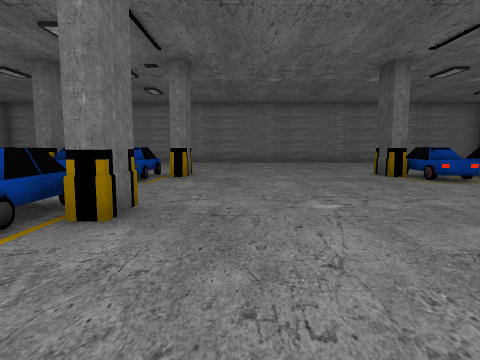
view 1 (above)

18 first-person views from a walk through a 3-D level made in the Unity game engine. The camera is 1.5 m above the floor, tilts 6° down and sees 75° across. The floor is counted in squares, 2 m on a side. Each view is taken from the middle of a square. On the plan, view 1 faces up. The plan holds only what a view shows up to about 10 squares ahead; the rest is blank. The place goes on beyond the plan. The player character is not drawn. Some surface patterns are stand-ins.

view 2
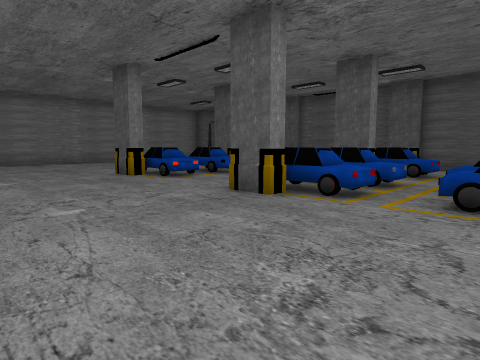

view 3
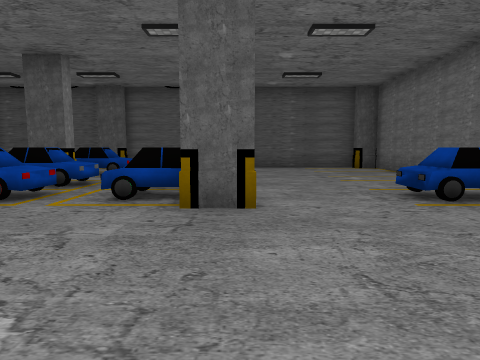

view 4
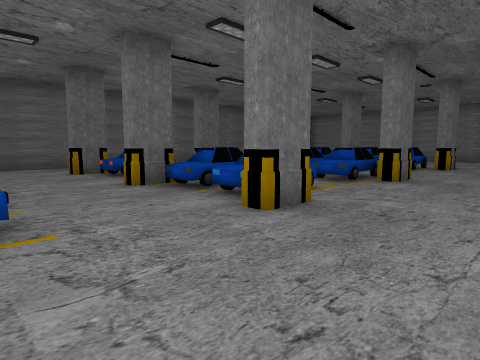

view 5
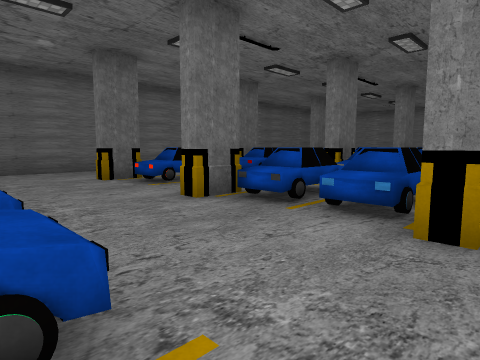

view 6
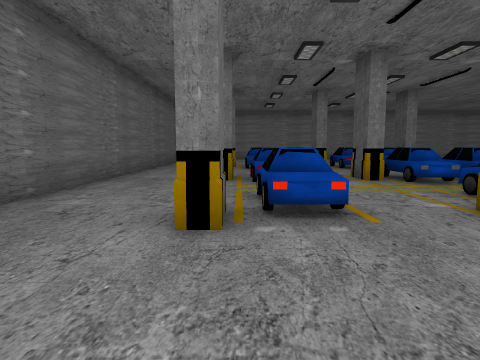

view 7
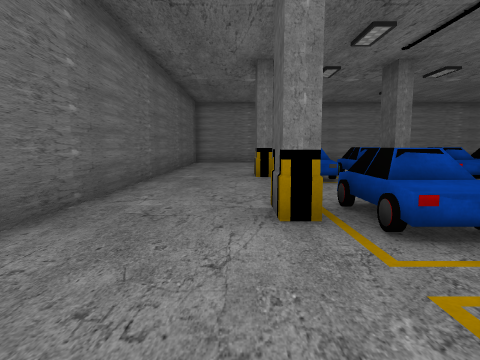

view 8
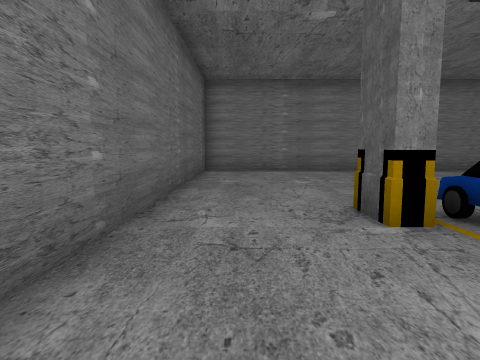

view 9
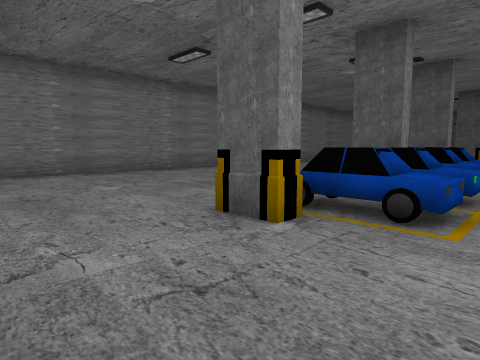

view 10
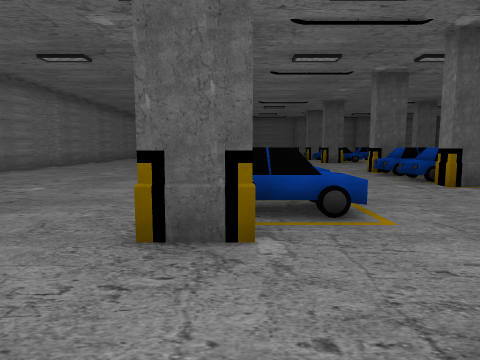

view 11
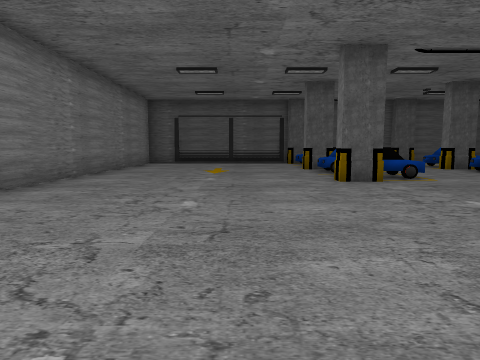

view 12
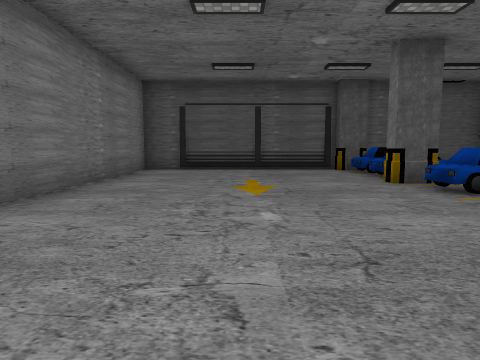

view 13
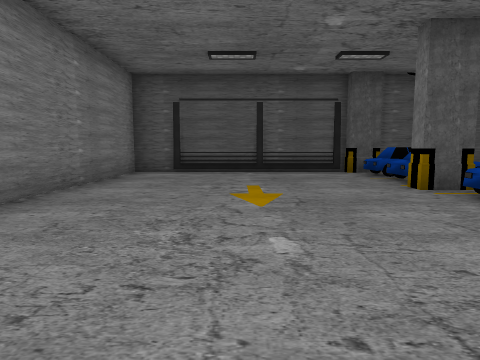

view 14
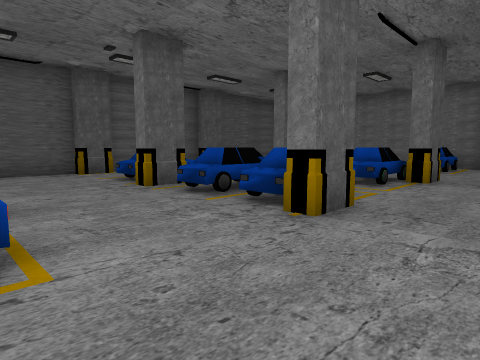

view 15
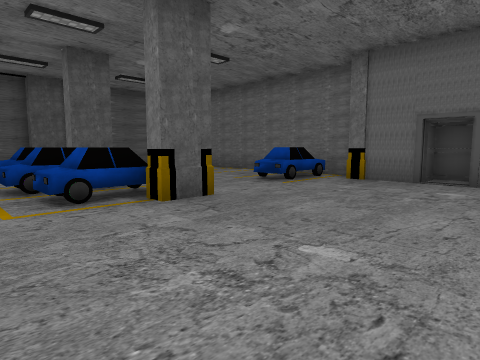

view 16
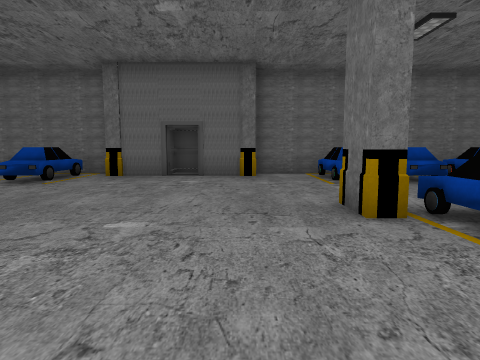

view 17
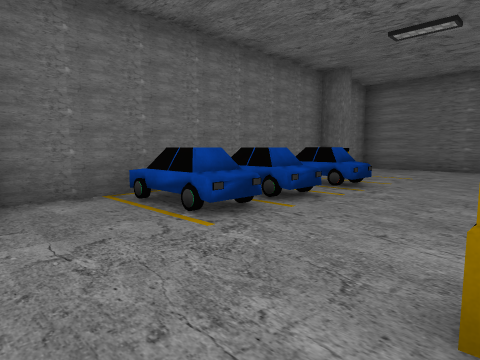

view 18
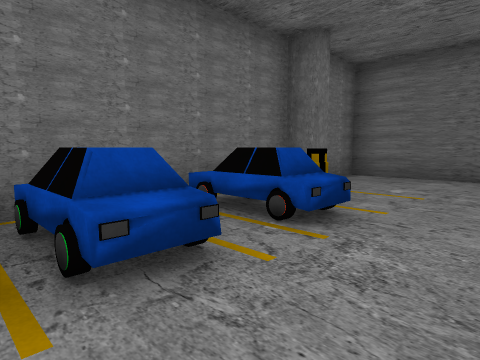

### Floor plan
Points are (right, up) in squares from view 1. A wall is a line through its corners. A room is listed if a view was taken in it or the views show most of it. See-through windows are left out.
Room 1 (views 1, 2, 3, 4, 5, 6, 7, 8, 9, 10, 11, 12, 13, 14, 15, 16, 17, 18)
walls: (-1.7, 3.5) (-1.7, 4) (-1.4, 4) (-1.4, 3.4); (-1.4, 8.9) (-1.4, 7.9) (-1.7, 7.9) (-1.7, 8.9); (4.2, 3.1) (3.8, 3.1) (3.8, 4) (4.3, 4); (-4.7, 4) (-4.7, 3.1) (-5.1, 3.1) (-5.1, 4) (-4.7, 4); (4.2, 7.9) (3.8, 7.9) (3.8, 8.8) (4.3, 8.8); (-1.4, -0.4) (-1.4, -1.2) (-1.9, -1.2); (-4.7, 8.5) (-4.7, 7.9) (-5.1, 7.9) (-5.1, 8.9); (-4.7, -0.2) (-4.7, -1.2) (-5.2, -1.2); (3.8, -1.2) (3.8, -0.3) (4.2, -0.3); (7.5, 3.1) (7.5, 4) (7.9, 4); (7.5, 7.9) (7.5, 8.8) (8, 8.8); (-8.1, 7.9) (-8.6, 7.9) (-8.6, 8.9); (-8.6, 3.4) (-8.6, 4.1); (-8.2, -0.2) (-8.2, -1.2) (-8.6, -1.2); (7.5, -1.2) (7.5, -0.2); (-0.5, -5.2) (1, -5.2); (-0.9, 15.2) (-1.6, 15.2); (2.4, -5.2) (3.5, -5.2); (11.2, 3.1) (11.2, 4.1); (3.8, -5.9) (10.1, -5.9); (11.5, 4) (11.5, 7.7); (11.2, 7.9) (11.2, 8.9); (-5.9, 15.2) (-9.9, 15.2); (11.5, 8.7) (11.5, 15.2) (2.4, 15.2); (11.5, -0.4) (11.5, 3); (11.2, -1.1) (11.2, -0.2); (-8.6, -5.2) (-8.2, -5.2) (-8.2, -5.9) (-0.4, -5.9); (-11.1, 15.1) (-11.1, -5.9) (-9.8, -5.9)
objects: other object (-8, 3) to (-7, 4); other object (-7, 0) to (-7, 1); other object (-7, 7) to (-7, 8); other object (-6, -5) to (-6, -4); other object (-6, 7) to (-6, 8); other object (-4, -5) to (-4, -4); other object (-4, 0) to (-4, 1); other object (-4, 3) to (-4, 4); other object (-4, 7) to (-4, 8); other object (-3, -5) to (-2, -4); other object (-3, 0) to (-2, 1); other object (-3, 3) to (-2, 4); other object (-3, 7) to (-3, 8); other object (2, -6); other object (5, -5) to (5, -4); other object (5, -1) to (5, 1); other object (5, 2) to (5, 4); other object (5, 7) to (5, 8); other object (6, 0) to (6, 1); other object (6, 3); other object (6, 7) to (6, 8); other object (9, -1) to (9, 1); other object (9, 2) to (9, 4); other object (9, 7) to (9, 8); other object (10, 7) to (10, 8)

Where each view was taken, in squares from view 1:
view 1: 0 up, 0 right, facing up
view 2: 0 up, 0 right, facing up-right
view 3: 1 down, 0 right, facing right
view 4: 4 down, 1 right, facing up-left
view 5: 4 down, 1 left, facing up-left
view 6: 4 down, 8 left, facing up
view 7: 0 up, 9 left, facing up
view 8: 5 up, 10 left, facing up
view 9: 6 up, 11 left, facing up-right
view 10: 8 up, 11 left, facing right
view 11: 11 up, 3 left, facing right
view 12: 12 up, 1 right, facing right
view 13: 12 up, 2 right, facing right
view 14: 7 up, 2 right, facing down-right
view 15: 2 up, 0 right, facing down-right
view 16: 3 up, 0 right, facing down
view 17: 1 down, 0 right, facing down-left
view 18: 2 down, 3 left, facing down-left
